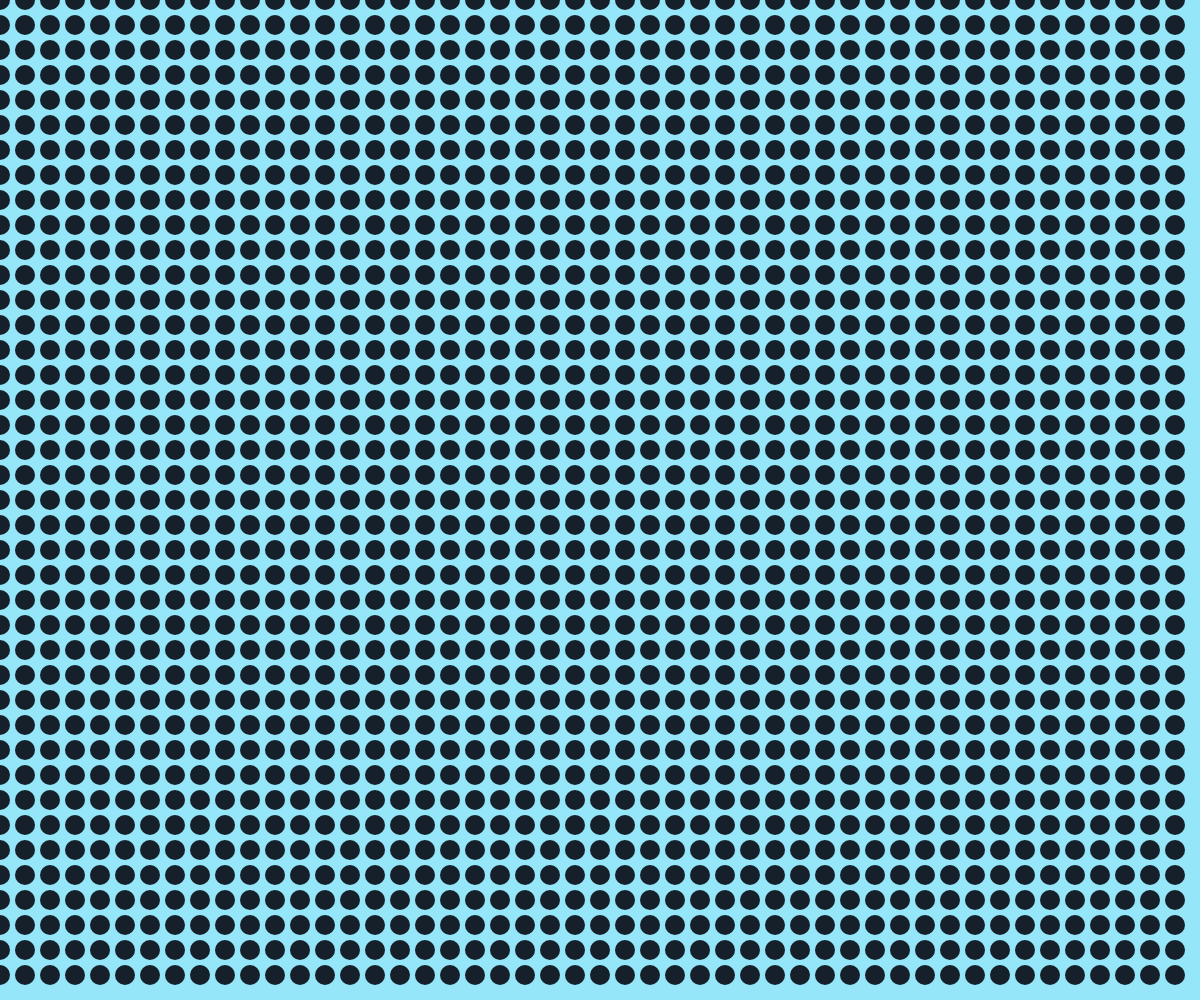
Frame 1 (no input)
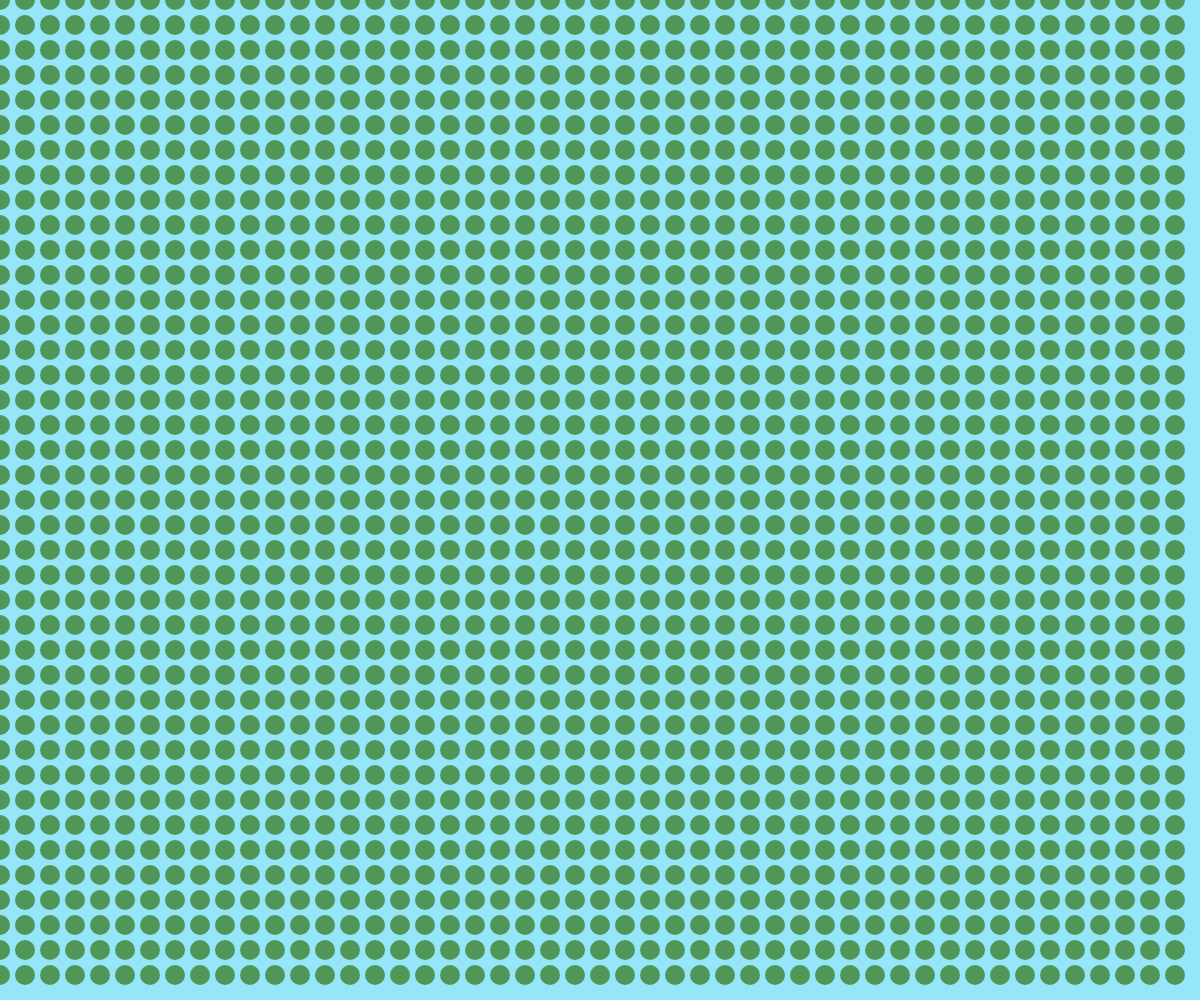
Frame 60 (no input)
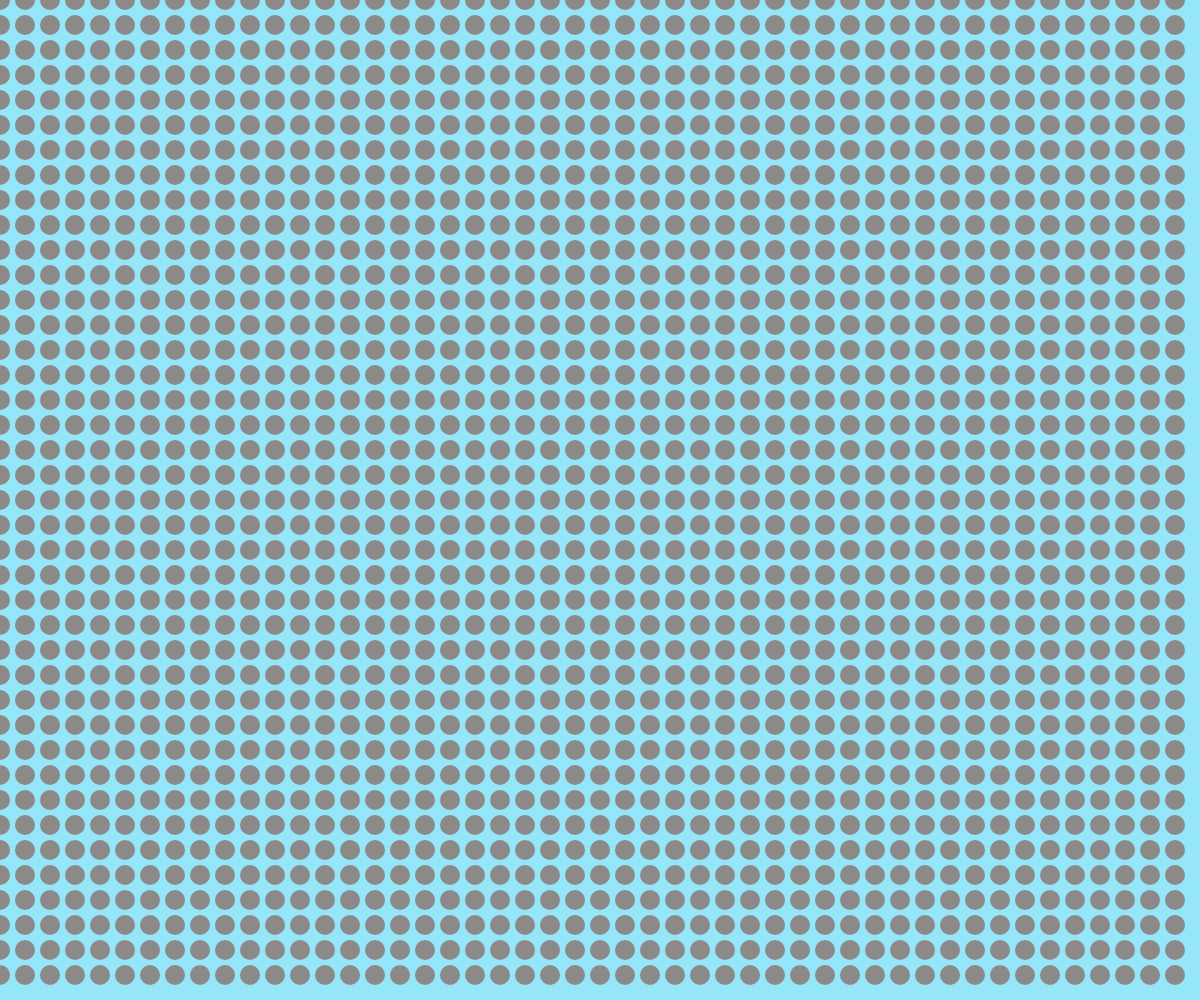
Frame 120 (the mouse pressed at the canvas centre since frame 60)

The p5.js sketch that drew these frames (run headless with seeded random() and noise() and a simulated clock; from frame 60 on, the mouse is pressed at the canvas centre):

// p5.js sketch
// ── sketch.js
function setup() {
  createCanvas(windowWidth, windowHeight);
  color1 = 20
  color2 = 30
  color3 = 40
}

function draw() {
  background(150,230,250);
  x = -245
  y = -200
  
  color1 += 1
  color2 += 2
  color3 += 3

  if(color1 > 150){
    color1 = 10
  }
  if(color2 > 150){
    color2 = 20
  }
  if(color3 > 150){
    color3 = 20
  }
  
  for(i = 0; i < windowWidth; i += 25)
  {
    for(j = 0; j < windowHeight; j += 25){
        noStroke()
        fill(color1,color2,color3)
        ellipse(i,j,20)
    }
  }
  
  
  

}
